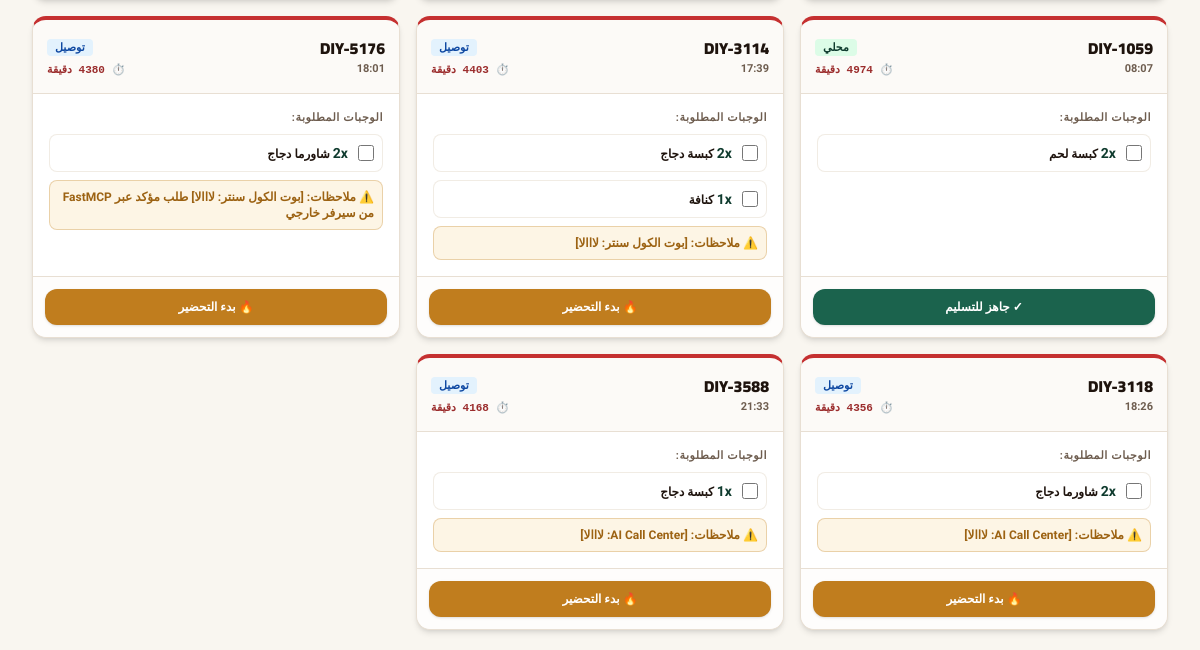
/kitchen/ (signed in, lower part), run on an earlier commit of the app's database.
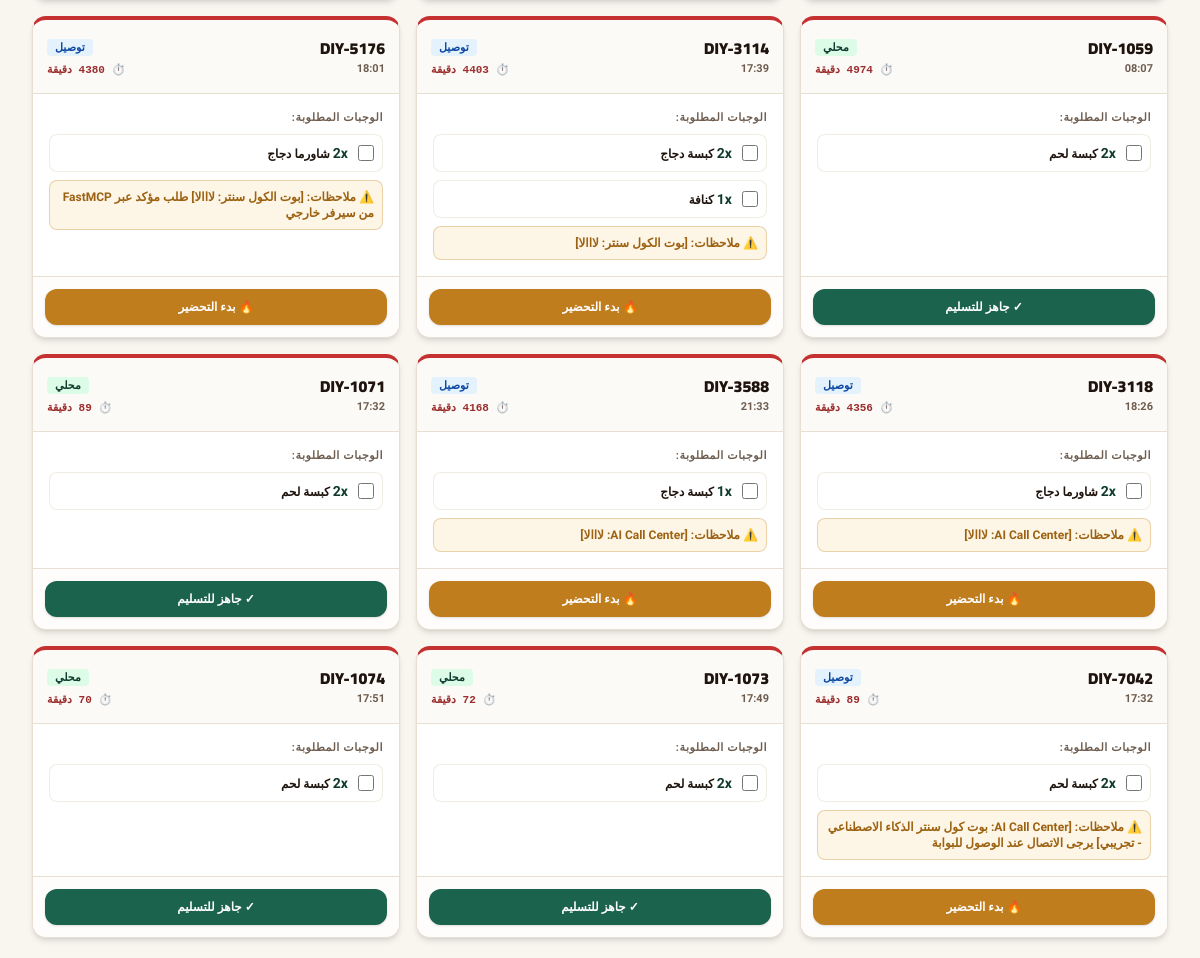
And on a later commit of the database.
### core/models.py (models this page shows, shortened)
class Order(models.Model):
    TYPE_CHOICES = [
        ("dine_in", "محلي"),
        ("takeaway", "سفري"),
        ("delivery", "توصيل"),
    ]
    CHANNEL_CHOICES = [
        ("cashier", "الكاشير"),
        ("call_center", "الكول سنتر"),
    ]
    STATUS_CHOICES = [
        ("new", "جديد"),
        ("preparing", "قيد التحضير"),
        ("ready", "جاهز للتسليم"),
        ("out_for_delivery", "في الطريق"),
        ("delivered", "تم التسليم"),
        ("cancelled", "ملغي"),
    ]
    PAY_CHOICES = [
        ("cash", "نقداً"),
        ("card", "بطاقة"),
        ("wallet", "محفظة رقمية"),
    ]
    tenant = models.ForeignKey(
        Tenant,
        on_delete=models.CASCADE,
        related_name="orders",
        null=True,
        blank=True,
        verbose_name="المستأجر / المنشأة",
    )
    order_number = models.CharField(max_length=50, unique=True, verbose_name="رقم الطلب")
    order_type = models.CharField(max_length=20, choices=TYPE_CHOICES, default="dine_in", verbose_name="نوع الطلب")
    channel = models.CharField(max_length=20, choices=CHANNEL_CHOICES, default="cashier", verbose_name="القناة")
    branch = models.ForeignKey(
        Branch,
        on_delete=models.SET_NULL,
        null=True,
        blank=True,
        related_name="orders",
        verbose_name="الفرع",
    )
    delivery_area = models.ForeignKey(
        "DeliveryArea",
        on_delete=models.SET_NULL,
        null=True,
        blank=True,
        related_name="orders",
        verbose_name="منطقة التوصيل / الكومبوند",
    )
    customer = models.ForeignKey(
        Customer,
        on_delete=models.SET_NULL,
        null=True,
        blank=True,
        related_name="orders",
        verbose_name="العميل",
    )
    customer_name = models.CharField(max_length=255, default="عميل نقدي", verbose_name="اسم العميل")
    customer_phone = models.CharField(max_length=50, default="", blank=True, verbose_name="هاتف العميل")
    address = models.CharField(max_length=255, default="", blank=True, verbose_name="عنوان التوصيل")
    status = models.CharField(max_length=30, choices=STATUS_CHOICES, default="new", verbose_name="الحالة")
    pay_method = models.CharField(max_length=20, choices=PAY_CHOICES, default="cash", verbose_name="طريقة الدفع")
    paid = models.BooleanField(default=True, verbose_name="تم الدفع")
    subtotal = models.DecimalField(max_digits=10, decimal_places=2, default=0.00, verbose_name="المجموع الفرعي")
    delivery_fee = models.DecimalField(max_digits=8, decimal_places=2, default=0.00, verbose_name="رسوم التوصيل")
    discount = models.DecimalField(max_digits=8, decimal_places=2, default=0.00, verbose_name="الخصم")
    total = models.DecimalField(max_digits=10, decimal_places=2, default=0.00, verbose_name="الإجمالي")
    cashier = models.CharField(max_length=255, default="", blank=True, verbose_name="الكاشير")
    driver = models.ForeignKey(
        Employee,
        on_delete=models.SET_NULL,
        null=True,
        blank=True,
        related_name="assigned_orders",
        verbose_name="السائق",
    )
    notes = models.TextField(default="", blank=True, verbose_name="ملاحظات")
    created_at = models.DateTimeField(default=timezone.now, verbose_name="تاريخ ووقت الطلب")
    class Meta:
        verbose_name = "طلب"
        verbose_name_plural = "الطلبات"
        ordering = ["-created_at", "-id"]

class OrderItem(models.Model):
    order = models.ForeignKey(
        Order,
        on_delete=models.CASCADE,
        related_name="items",
        verbose_name="الطلب",
    )
    menu_item = models.ForeignKey(
        MenuItem,
        on_delete=models.SET_NULL,
        null=True,
        blank=True,
        verbose_name="صنف المنيو",
    )
    name = models.CharField(max_length=255, verbose_name="اسم الصنف")
    price = models.DecimalField(max_digits=8, decimal_places=2, default=0.00, verbose_name="سعر الوحدة")
    qty = models.PositiveIntegerField(default=1, verbose_name="الكمية")
    class Meta:
        verbose_name = "عنصر طلب"
        verbose_name_plural = "عناصر الطلبات"

### core/views.py (the view)
# urls.py: path("kitchen/", views.kitchen_view, name="kitchen"),
@login_required
@ensure_csrf_cookie
def kitchen_view(request):
    if not user_has_perm(request.user, "kds_access"):
        return HttpResponseForbidden("غير مصرح لك بالوصول إلى شاشة المطبخ (KDS)")
    tenant = get_active_tenant(request)
    branch = get_active_branch(request)
    now = timezone.now()
    orders_qs = Order.objects.filter(tenant=tenant, status__in=["new", "preparing"]).prefetch_related("items").order_by("created_at")
    if branch:
        orders_qs = orders_qs.filter(branch=branch)
    kitchen_orders = []
    for o in orders_qs:
        elapsed = int((now - o.created_at).total_seconds() / 60)
        kitchen_orders.append({
            "order": o,
            "elapsed_minutes": elapsed,
            "items": o.items.all(),
        })
    context = {
        "tenant": tenant,
        "branch": branch,
        "kitchen_orders": kitchen_orders,
        "total_pending": len(kitchen_orders),
    }
    return render(request, "kitchen.html", context)

### core/models.py (called while the page is built)
    def is_subscription_active(self):
        if not self.is_active:
            return False
        if self.subscription_status in ["active", "trial"]:
            if self.subscription_end and self.subscription_end < timezone.now():
                return False
            return True
        return False

    def days_until_expiry(self):
        if not self.subscription_end:
            return 999
        diff = (self.subscription_end - timezone.now()).total_seconds()
        return max(0, int(diff // 86400))

### core/views.py (called while the page is built, shortened)
def get_active_tenant(request):
    if hasattr(request, "tenant") and request.tenant:
        return request.tenant

def get_active_branch(request):
    tenant = get_active_tenant(request)
    profile = getattr(request.user, "profile", None)
    is_owner = request.user.is_superuser or (profile and (profile.role in ["owner", "platform_admin"] or profile.is_platform_admin))
    if not is_owner and profile and profile.branch:
        return profile.branch
    active_id = request.session.get("active_branch_id")
    if active_id:
        qs = Branch.objects.filter(id=active_id)
        if tenant:
            qs = qs.filter(tenant=tenant)
        return qs.first()
    return None

def user_has_perm(user, perm_key):
    if not user or not user.is_authenticated:
        return False
    if user.is_superuser:
        return True

### templates/kitchen.html (shortened to what this page needs)
{% extends "base.html" %}
{% block content %}
<div>
    <div class="grid grid-cols-1 md:grid-cols-2 lg:grid-cols-3 xl:grid-cols-4 gap-4">
        {% for item in kitchen_orders %}
        <div class="card overflow-hidden shadow-md border-line flex flex-col justify-between {% if item.elapsed_minutes > 15 %}border-t-4 border-t-bad-600{% elif item.elapsed_minutes > 8 %}border-t-4 border-t-warn-600{% else %}border-t-4 border-t-good-600{% endif %}">
            <div class="p-3.5 bg-paper/50 border-b border-line flex items-center justify-between">
                <div>
                    <span class="text-base font-black font-display text-ink">{{ item.order.order_number }}</span>
                    <span class="block text-[11px] font-bold text-soft">{{ item.order.created_at|time:"H:i" }}</span>
                </div>
                <div class="text-left">
                    <span class="rounded px-2 py-0.5 text-[11px] font-black
                        {% if item.order.order_type == 'dine_in' %}bg-brand-100 text-brand-700
                        {% elif item.order.order_type == 'takeaway' %}bg-paper border border-line text-ink
                        {% else %}bg-info-100 text-info-700{% endif %}">
                        {{ item.order.get_order_type_display }}
                    </span>
                    <p class="text-[11px] font-bold font-mono mt-1 {% if item.elapsed_minutes > 15 %}text-bad-700 font-black animate-pulse{% elif item.elapsed_minutes > 8 %}text-warn-700{% else %}text-good-700{% endif %}">
                        ⏱️ {{ item.elapsed_minutes }} دقيقة
                    </p>
                </div>
            </div>
            <div class="p-4 flex-1 space-y-2">
                <p class="text-[11px] font-black text-soft uppercase tracking-wider mb-1">الوجبات المطلوبة:</p>
                {% for oi in item.items %}
                <label class="flex items-center gap-2.5 p-2 rounded-lg bg-card border border-line/60 hover:bg-paper/30 transition cursor-pointer">
                    <input type="checkbox" class="w-4 h-4 rounded border-line text-brand-600 focus:ring-brand-500">
                    <span class="text-xs font-black text-ink flex-1 leading-snug">
                        <span class="text-brand-700 text-sm font-black">{{ oi.qty }}x</span> {{ oi.name }}
                    </span>
                </label>
                {% endfor %}
                {% if item.order.notes %}
                <div class="mt-2 rounded-lg bg-warn-100/80 border border-warn-600/30 p-2 text-xs font-bold text-warn-700">
                    ⚠️ ملاحظات: {{ item.order.notes }}
                </div>
                {% endif %}
            </div>
            <div class="p-3 bg-paper/20 border-t border-line">
                {% if item.order.status == 'new' %}
                <button
                    onclick="updateKitchenOrder({{ item.order.id }}, 'preparing')"
                    class="w-full rounded-xl bg-warn-600 py-2.5 text-xs font-black text-white hover:bg-warn-700 transition shadow"
                >
                    🔥 بدء التحضير
                </button>
                {% elif item.order.status == 'preparing' %}
                <button
                    onclick="updateKitchenOrder({{ item.order.id }}, 'ready')"
                    class="w-full rounded-xl bg-good-600 py-2.5 text-xs font-black text-white hover:bg-good-700 transition shadow"
                >
                    ✓ جاهز للتسليم
                </button>
                {% endif %}
            </div>
        </div>
        {% empty %}
        <div class="col-span-full py-16 text-center card p-8">
            <span class="text-4xl mb-2 block">🍳</span>
            <h3 class="text-base font-black font-display text-ink">المطبخ هادئ الآن</h3>
            <p class="text-xs text-soft mt-1">لا توجد طلبات جديدة بانتظار الطهي أو التحضير.</p>
        </div>
        {% endfor %}
    </div>
</div>
{% endblock %}

### templates/base.html (shortened to what this page needs)
<!DOCTYPE html>
<html lang="ar" dir="rtl">
<head>
    <script src="https://cdn.tailwindcss.com"></script>
</head>
<body class="min-h-screen bg-paper text-ink">
    {% if user.is_authenticated %}
    <main class="pt-16 min-h-screen">
        <div class="w-full px-3 sm:px-6 lg:px-8 py-5">
            {% block content %}{% endblock %}
        </div>
    </main>
    {% else %}
    <main class="min-h-screen bg-paper text-ink">
        {% block unauth_content %}{% endblock %}
    </main>
    {% endif %}
</body>
</html>

### templates/base.html (style rules this page uses)
body { background-color: #F9F6F0; color: #1E130D; font-family: 'Tajawal', 'Cairo', sans-serif; }
.font-display { font-family: 'Cairo', sans-serif; }
.card { background-color: #FFFFFF; border: 1px solid #E8DFD3; border-radius: 0.875rem; box-shadow: 0 1px 3px rgba(30, 19, 13, 0.04), 0 1px 2px rgba(30, 19, 13, 0.02); }

What changed in the data, as far as the page shows it:
added Order: order.order_number "DIY-1071", order.created_at "17:32", order.order_type "محلي", elapsed_minutes "89"
added OrderItem: qty "2", name "كبسة لحم", shown under "DIY-1071"
added Order: order.order_number "DIY-7042", order.created_at "17:32", order.order_type "توصيل", elapsed_minutes "89", order.notes "[AI Call Center: بوت كول سنتر الذكاء الاصطناعي - تجريبي] يرجى الاتصال عند الوصول للبوابة"
added OrderItem: qty "2", name "كبسة لحم", shown under "DIY-7042"
added Order: order.order_number "DIY-1073", order.created_at "17:49", order.order_type "محلي", elapsed_minutes "72"
added OrderItem: qty "2", name "كبسة لحم", shown under "DIY-1073"
added Order: order.order_number "DIY-1074", order.created_at "17:51", order.order_type "محلي", elapsed_minutes "70"
added OrderItem: qty "2", name "كبسة لحم", shown under "DIY-1074"
